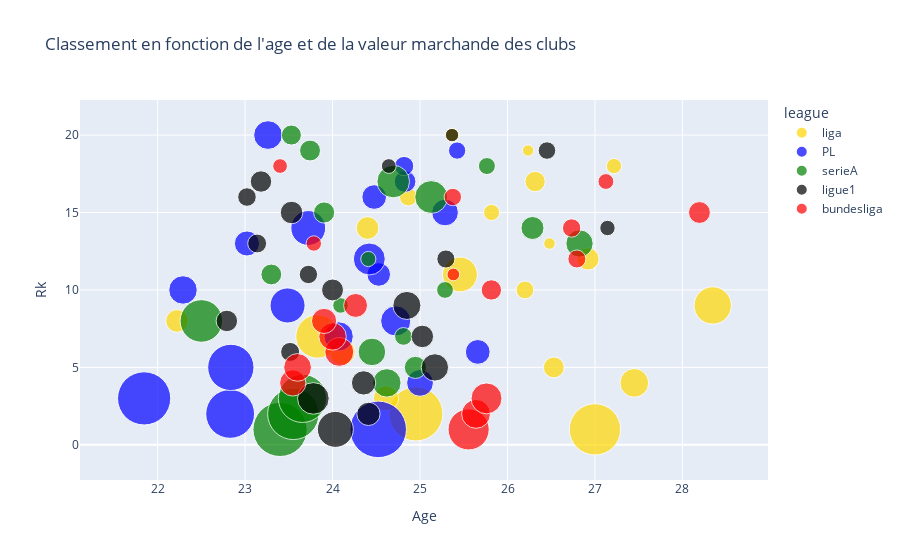

The notebook cell this image was saved under:
### Code cell
import numpy as np
import pandas as pd
import plotly.express as px 

pd.options.plotting.backend = "plotly"

leagues = pd.read_csv("data/concat_leagues/leagues.csv")

saison = "2004-05"
league_colors = {'liga':'gold', 'PL':'blue', 'serieA':'green', 'ligue1':'black', 'bundesliga':'red'}

px.scatter(leagues[leagues["Years"] == saison], x='Age', y='Rk', 
           color="league", hover_name="Squad", color_discrete_map=league_colors, title="Classement en fonction de l'age et de la valeur marchande des clubs ",
           size = 'Market Value', size_max=40)

### Figure 1 — Plotly figure (JSON) as saved in the notebook; plotly's stock layout.template omitted (floating-point values rounded to 4 significant figures)
{"data": [{"hovertemplate": "<b>%{hovertext}</b><br><br>league=liga<br>Age=%{x}<br>Rk=%{y}<br>Market Value=%{marker.size}<extra></extra>", "hovertext": ["FC Barcelona", "Real Madrid", "Villarreal CF", "Real Betis Balompié", "RCD Espanyol Barcelona", "Sevilla FC", "Valencia CF", "Athletic Bilbao", "Deportivo de La Coruña", "Málaga CF", "Atlético de Madrid", "Real Zaragoza", "Getafe CF", "Real Sociedad", "CA Osasuna", "Racing Santander", "RCD Mallorca", "Levante UD", "CD Numancia", "Albacete Balompié"], "legendgroup": "liga", "marker": {"color": "gold", "size": [273.0, 303.7, 66.25, 85.15, 45.15, 70.55, 195.9, 53.05, 144.4, 32.85, 125.7, 51.13, 13.85, 53.55, 26.65, 32.9, 42.65, 24.25, 13.4, 20.25], "sizemode": "area", "sizeref": 0.2072, "symbol": "circle"}, "mode": "markers", "name": "liga", "orientation": "v", "showlegend": true, "type": "scatter", "x": [27, 24.95, 24.61, 27.45, 26.53, 24.11, 23.83, 22.22, 28.35, 26.2, 25.46, 26.92, 26.48, 24.4, 25.82, 24.87, 26.32, 27.22, 26.24, 25.37], "xaxis": "x", "y": [1, 2, 3, 4, 5, 6, 7, 8, 9, 10, 11, 12, 13, 14, 15, 16, 17, 18, 19, 20], "yaxis": "y"}, {"hovertemplate": "<b>%{hovertext}</b><br><br>league=PL<br>Age=%{x}<br>Rk=%{y}<br>Market Value=%{marker.size}<extra></extra>", "hovertext": ["Chelsea FC FC", "Arsenal FC", "Manchester United", "Everton FC", "Liverpool FC", "Bolton Wanderers", "Middlesbrough", "Manchester City", "Tottenham Hotspur", "Aston Villa", "Charlton Athletic", "Birmingham City", "Fulham FC", "Newcastle United", "Blackburn Rovers", "Portsmouth FC", "West Bromwich Albion", "Crystal Palace", "Norwich City", "Southampton FC"], "legendgroup": "PL", "marker": {"color": "blue", "size": [331.5, 247, 293.2, 74.28, 222.1, 63.58, 88.83, 94.3, 127.2, 84.18, 57.8, 106.0, 65.23, 125.8, 73.88, 63, 48.65, 38.53, 30.95, 85.48], "sizemode": "area", "sizeref": 0.2072, "symbol": "circle"}, "mode": "markers", "name": "PL", "orientation": "v", "showlegend": true, "type": "scatter", "x": [24.52, 22.83, 21.85, 25, 22.84, 25.66, 24.07, 24.72, 23.49, 22.29, 24.53, 24.42, 23.02, 23.72, 25.29, 24.48, 24.83, 24.82, 25.42, 23.26], "xaxis": "x", "y": [1, 2, 3, 4, 5, 6, 7, 8, 9, 10, 11, 12, 13, 14, 15, 16, 17, 18, 19, 20], "yaxis": "y"}, {"hovertemplate": "<b>%{hovertext}</b><br><br>league=serieA<br>Age=%{x}<br>Rk=%{y}<br>Market Value=%{marker.size}<extra></extra>", "hovertext": ["Juventus FC", "AC Milan", "Inter Milan", "Udinese Calcio", "UC Sampdoria", "US Palermo", "FC Messina Peloro", "AS Roma", "AS Livorno", "Reggina Calcio", "US Lecce", "Cagliari Calcio", "SS Lazio", "AC Siena", "Chievo Verona", "ACF Fiorentina", "Parma FC", "Bologna FC 1909", "Brescia Calcio", "Atalanta BC"], "legendgroup": "serieA", "marker": {"color": "green", "size": [304.9, 273.7, 240.6, 83.95, 51, 78.75, 32.65, 187.6, 25, 29.3, 44.9, 23.9, 77.05, 54.9, 46.28, 111.8, 110.0, 29.94, 45.25, 41.7], "sizemode": "area", "sizeref": 0.2072, "symbol": "circle"}, "mode": "markers", "name": "serieA", "orientation": "v", "showlegend": true, "type": "scatter", "x": [23.4, 23.55, 23.66, 24.62, 24.95, 24.45, 24.81, 22.5, 24.09, 25.29, 23.3, 24.41, 26.82, 26.29, 23.9, 25.13, 24.69, 25.76, 23.74, 23.53], "xaxis": "x", "y": [1, 2, 3, 4, 5, 6, 7, 8, 9, 10, 11, 12, 13, 14, 15, 16, 17, 18, 19, 20], "yaxis": "y"}, {"hovertemplate": "<b>%{hovertext}</b><br><br>league=ligue1<br>Age=%{x}<br>Rk=%{y}<br>Market Value=%{marker.size}<extra></extra>", "hovertext": ["Olympique Lyon", "LOSC Lille", "AS Monaco", "Stade Rennais", "Olympique Marseille", "Saint-Etienne", "RC Lens", "Auxerre", "Paris Saint-Germain", "FC Sochaux-Montbéliard", "RC Strasbourg Alsace", "OGC Nice", "Toulouse", "Ajaccio", "FC Girondins Bordeaux", "FC Metz", "FC Nantes", "SM Caen", "SC Bastia", "FC Istres Ouest Provence"], "legendgroup": "ligue1", "marker": {"color": "black", "size": [133.9, 56.25, 103.8, 61.3, 77.7, 37.5, 52.5, 47.85, 81.75, 49.65, 35.1, 34.1, 37.1, 24.55, 52.6, 35.7, 47.55, 22.7, 31.85, 18.5], "sizemode": "area", "sizeref": 0.2072, "symbol": "circle"}, "mode": "markers", "name": "ligue1", "orientation": "v", "showlegend": true, "type": "scatter", "x": [24.03, 24.41, 23.78, 24.35, 25.17, 23.52, 25.03, 22.79, 24.85, 24, 23.72, 25.3, 23.14, 27.14, 23.53, 23.02, 23.18, 24.64, 26.45, 25.37], "xaxis": "x", "y": [1, 2, 3, 4, 5, 6, 7, 8, 9, 10, 11, 12, 13, 14, 15, 16, 17, 18, 19, 20], "yaxis": "y"}, {"hovertemplate": "<b>%{hovertext}</b><br><br>league=bundesliga<br>Age=%{x}<br>Rk=%{y}<br>Market Value=%{marker.size}<extra></extra>", "hovertext": ["Bayern Munich", "Schalke 04", "SV Werder Bremen", "Hertha BSC", "VfB Stuttgart", "Bayer 04 Leverkusen", "Borussia Dortmund", "Hamburger SV", "VfL Wolfsburg", "Hannover 96", "FSV Mainz 05", "Kaiserslautern", "Arminia Bielefeld", "Nuremberg", "Borussia Mönchengladbach", "VfL Bochum", "Hansa Rostock", "SC Freiburg"], "legendgroup": "bundesliga", "marker": {"color": "red", "size": [175.3, 86.33, 99.23, 71.78, 79.5, 86.93, 78.33, 65.6, 59.3, 42.98, 16.73, 33.75, 24.65, 34.9, 49.43, 31.4, 25.9, 22.43], "sizemode": "area", "sizeref": 0.2072, "symbol": "circle"}, "mode": "markers", "name": "bundesliga", "orientation": "v", "showlegend": true, "type": "scatter", "x": [25.56, 25.64, 25.76, 23.55, 23.6, 24.08, 24, 23.9, 24.26, 25.82, 25.38, 26.79, 23.79, 26.73, 28.19, 25.38, 27.12, 23.4], "xaxis": "x", "y": [1, 2, 3, 4, 5, 6, 7, 8, 9, 10, 11, 12, 13, 14, 15, 16, 17, 18], "yaxis": "y"}], "layout": {"legend": {"itemsizing": "constant", "title": {"text": "league"}, "tracegroupgap": 0}, "title": {"text": "Classement en fonction de l'age et de la valeur marchande des clubs "}, "xaxis": {"anchor": "y", "domain": [0, 1], "title": {"text": "Age"}}, "yaxis": {"anchor": "x", "domain": [0, 1], "title": {"text": "Rk"}}}}
